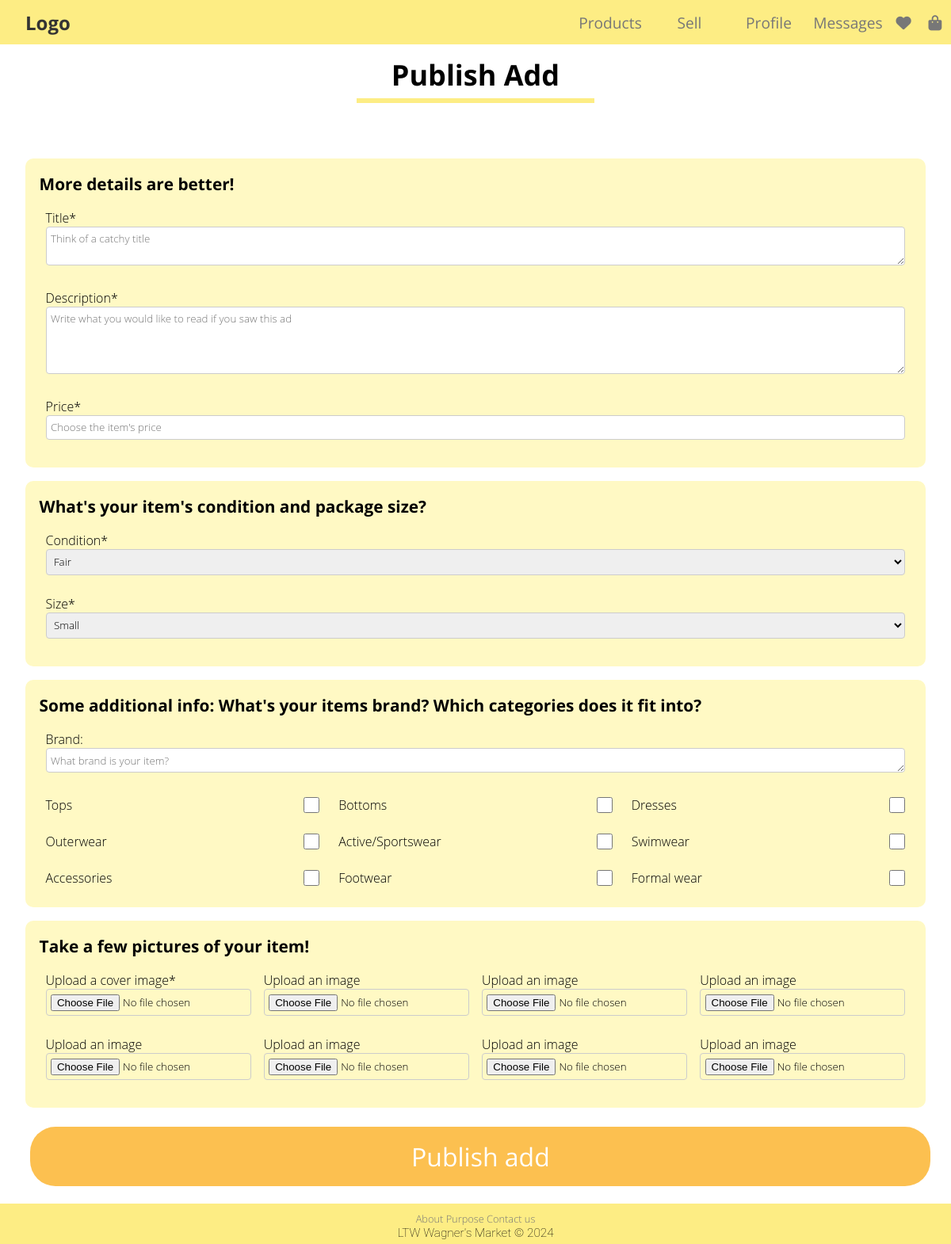
Page /pages/publish_add.php (signed in) on the earlier database version.
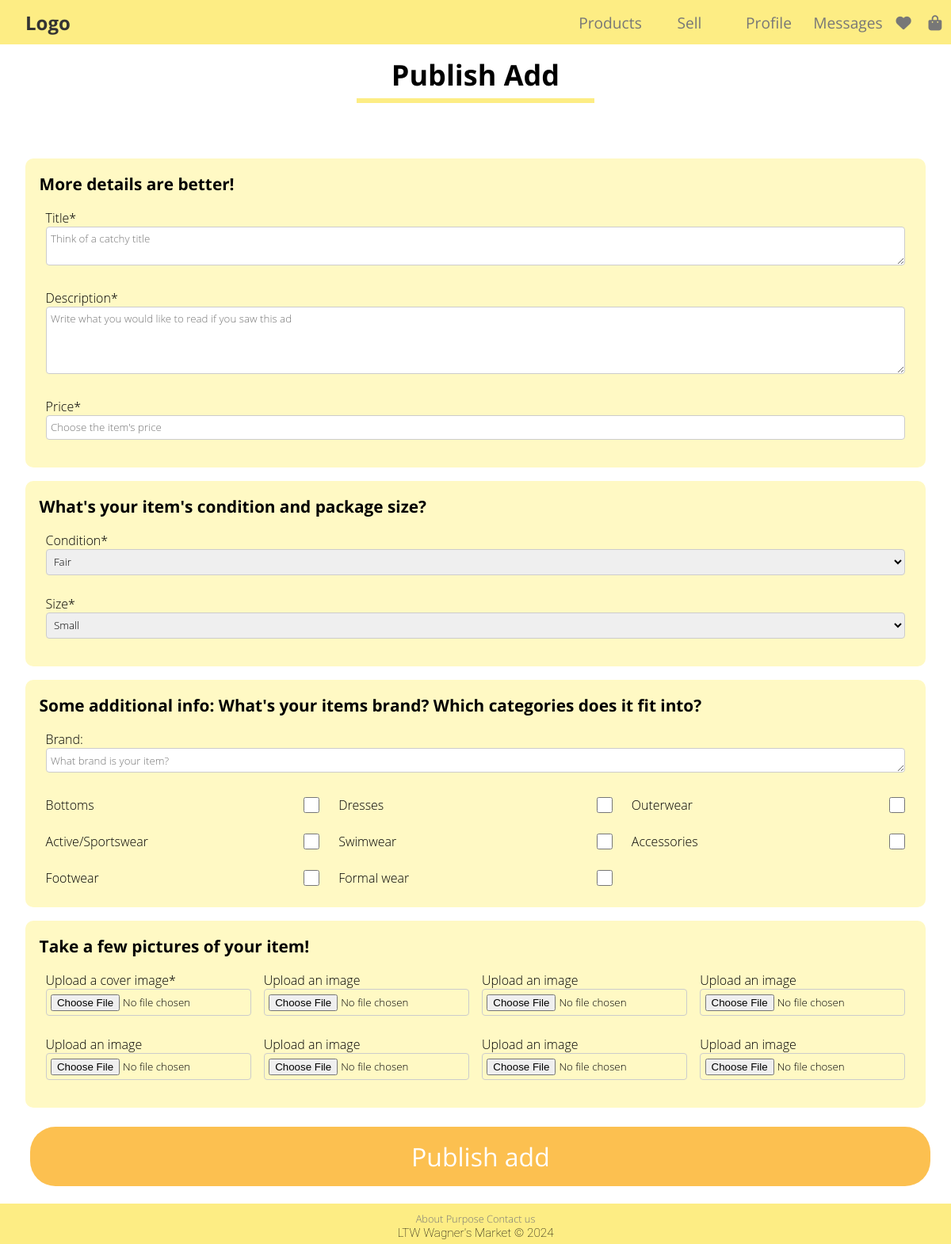
Same page on the later database version.
### tables this page shows
CREATE TABLE CATEGORY (
    CategoryName TEXT NOT NULL,
    CategoryImage TEXT NOT NULL,
    CONSTRAINT Pk_CategoryName PRIMARY KEY (CategoryName)
);

### public/pages/publish_add.php (called while the page is built, shortened)
<?php
require_once(__DIR__ . '/../../private/database/connection.db.php');
require_once(__DIR__ . '/../../private/database/category.class.php');
require_once(__DIR__ . '/../../private/templates/common.tpl.php');
require_once(__DIR__ . '/../../private/templates/publish.tpl.php');
$db = getDatabaseConnection();
$categories = Category::getCategories($db);
$sizes = Size::getSizes($db);
$conditions = Condition::getConditions($db);
drawPublishForm($categories, $sizes, $conditions);
?>

### private/database/category.class.php (called while the page is built, shortened)
<?php
class Category
{
    public function __construct(string $categoryName, string $categoryImage)
    {
        $this->categoryName = $categoryName;
    }
    static function getCategories(PDO $db): array
    {
        $stmt = $db->prepare('SELECT CategoryName, CategoryImage FROM CATEGORY');
        $stmt->execute(array());
        $categories = array();
        while ($category = $stmt->fetch()) {
            $categories[] = new Category(
                $category['CategoryName'],
                $category['CategoryImage']
            );
        }
        return $categories;
    }
}
?>

### private/templates/publish.tpl.php (the view, shortened to what the changed rows need)
<?php function drawPublishForm(array $categories, array $sizes, array $conditions) : void { ?>
        <section class="container">
            <form id="publish" action="../actions/action_publish_add.php" method="post" enctype="multipart/form-data">
                <fieldset id="item-brand-categories">
                    <section id="categories">
                        <?php foreach($categories as $category) { ?>
                            <label><?= $category->categoryName ?> <input type="checkbox" name="categories[]" value="<?= $category->categoryName ?>"></label>
                        <?php } ?>
                    </section>
                </fieldset>
            </form>
        </section>
<?php } ?>

Differences in the rows shown:
removed category: CategoryName "Tops"
